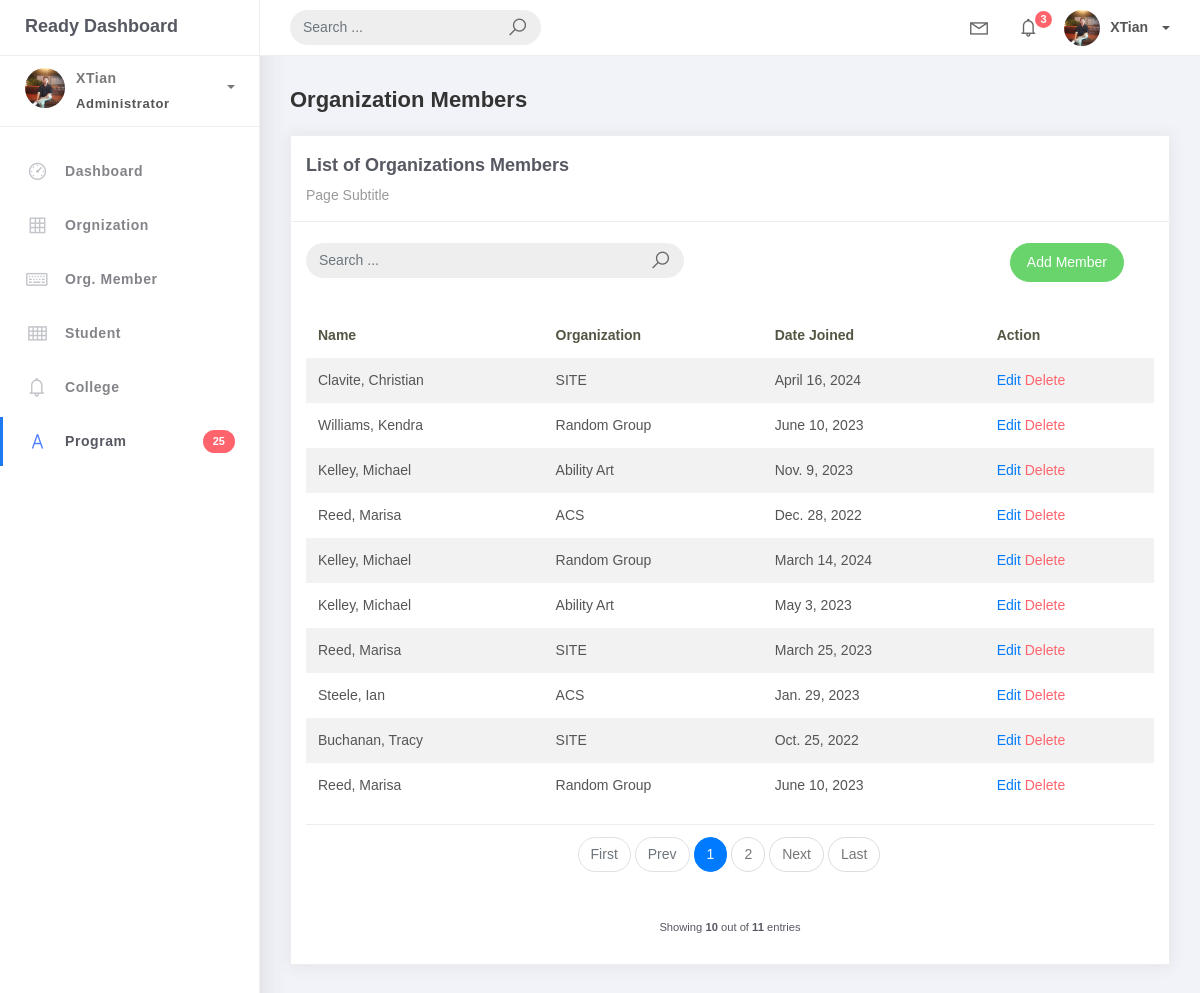
The app's page /orgmember-list/ with its own data.
### studentorg/models.py (models this page shows)
class BaseModel (models.Model):
    created_at = models.DateTimeField (auto_now_add=True, db_index=True)
    update_at = models.DateTimeField (auto_now=True)
    class Meta:
        abstract = True

class OrgMember (BaseModel):
    student = models.ForeignKey(Student, on_delete=models.CASCADE)
    organization = models.ForeignKey(Organization, on_delete=models.CASCADE)
    date_joined = models.DateField()

class Student (BaseModel):
    student_id = models.CharField(max_length=15)
    lastname = models.CharField(max_length=25)
    firstname = models.CharField(max_length=25)
    middlename = models.CharField(max_length=25, blank=True, null=True)
    program = models.ForeignKey(Program, on_delete=models.CASCADE)
    def __str__(self):
        return f"{self.lastname}, {self.firstname}"

class Organization(BaseModel):
    name = models.CharField(max_length=250)
    College = models.ForeignKey(College, null=True, blank=True, on_delete=models.CASCADE)
    description = models.CharField(max_length=500)
    def __str__(self):
        return self.name

### studentorg/views.py (the view)
# urls.py: path('orgmember-list/', OrgMemberList.as_view(), name='orgmember-list'),
class OrgMemberList(ListView):
    model = OrgMember
    context_object_name = 'orgmember'
    template_name = 'orgmember_list.html'
    paginate_by = 10

### templates/orgmember_list.html (shortened to what this page needs)
{% extends 'base.html' %} {% load static %} {% block content %}
<div class="content">
  <div class="container-fluid">
    <h4 class="page-title">Organization Members</h4>
    <div class="row">
      <div class="col-md-12">
        <div class="card">
          <div class="card-header">
            <div class="card-title">List of Organizations Members</div>
            <div class="card-category">Page Subtitle</div>
          </div>
          <br />
          <div class="col-md-12 row">
            <div class="col-md-6">
              <form class="navbar-left navbar-form nav-search mr-md-3" action="{% url 'orgmember-list' %}">
                <div class="input-group">
                  <input type="text"placeholder="Search ..." class="form-control" name="q"/>
                  <div class="input-group-append">
                    <span class="input-group-text">
                      <i class="la la-search search-icon"></i>
                    </span>
                  </div>
                </div>
              </form>
            </div>
            <div class="col-md-6">
              <div class="pull-right">
                <a href="{% url 'orgmember-add' %}" class="btn btn-success btn-rounded">Add Member</a>
              </div>
            </div>
          </div>
          <div class="card-body">
            <table class="table table-striped mt-3">
              <thead>
                <tr>
                  <th scope="col">Name</th>
                  <th scope="col">Organization</th>
                  <th scope="col">Date Joined</th>
                  <th scope="col">Action</th>
                </tr>
              </thead>
              <tbody>
                {% for object in object_list %}
                <tr>
                  <td>{{ object.student }}</td>
                  <td>{{ object.organization }}</td>
                  <td>{{ object.date_joined }}</td>
                  <td>
                    <a href="orgmember_list/{{object.id}}">Edit</a>
                    <a href="orgmember_list/{{object.id}}/delete" class="text-danger">Delete</a>
                  </td>
                </tr>
                {% endfor %}
              </tbody>
            </table>
            {% include 'includes/pagination.html' %}
          </div>
        </div>
      </div>
    </div>
  </div>
</div>
{% endblock %}

### records on screen
OrgMember: student "Clavite, Christian", organization "SITE", date_joined "April 16, 2024"
OrgMember: student "Williams, Kendra", organization "Random Group", date_joined "June 10, 2023"
OrgMember: student "Kelley, Michael", organization "Ability Art", date_joined "Nov. 9, 2023"
OrgMember: student "Reed, Marisa", organization "ACS", date_joined "Dec. 28, 2022"
OrgMember: student "Kelley, Michael", organization "Random Group", date_joined "March 14, 2024"
OrgMember: student "Kelley, Michael", organization "Ability Art", date_joined "May 3, 2023"
OrgMember: student "Reed, Marisa", organization "SITE", date_joined "March 25, 2023"
OrgMember: student "Steele, Ian", organization "ACS", date_joined "Jan. 29, 2023"
OrgMember: student "Buchanan, Tracy", organization "SITE", date_joined "Oct. 25, 2022"
OrgMember: student "Reed, Marisa", organization "Random Group", date_joined "June 10, 2023"

### other values on screen
{{ page_num }} "1"
{{ page_num }} "2"
{{ object_list.count }} "10"
{{ paginator.count }} "11"
